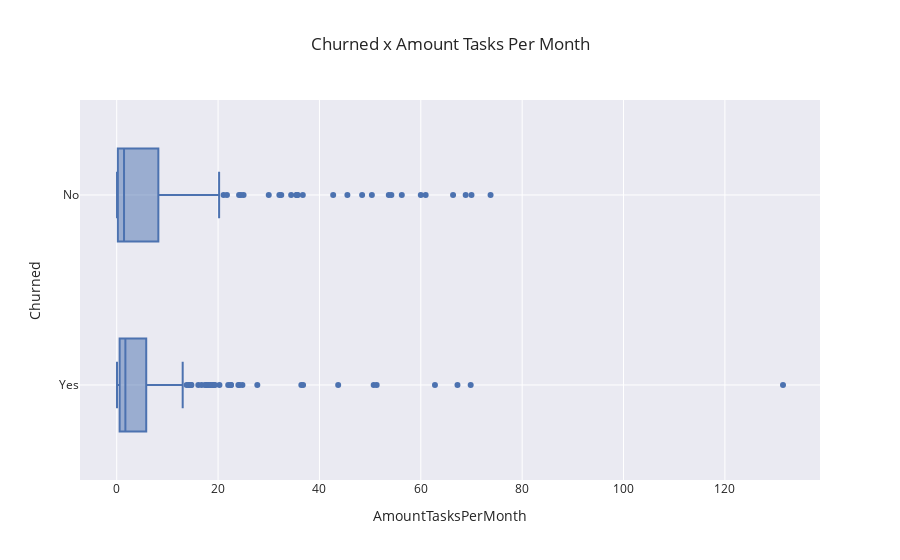

Notebook source saved alongside this figure:
### Code cell
# Statistics on churn x Amount Tasks Per Month
print(df.groupby('Churned').AmountTasksPerMonth.describe().round(1))
# Visualizing how churn interacts with monthly charges
fig = px.box(df, x = 'AmountTasksPerMonth', y = 'Churned', template = 'seaborn',
            title = 'Churned x Amount Tasks Per Month')
fig.show()

### Figure 1 — Plotly figure (JSON) as saved in the notebook; plotly's stock layout.template omitted (floating-point values rounded to 4 significant figures; data arrays with more than 128 entries replaced by an {"elided": "..."} marker saying what was removed)
{"data": [{"alignmentgroup": "True", "hovertemplate": "AmountTasksPerMonth=%{x}<br>Churned=%{y}<extra></extra>", "legendgroup": "", "marker": {"color": "rgb(76,114,176)"}, "name": "", "notched": false, "offsetgroup": "", "orientation": "h", "showlegend": false, "type": "box", "x": {"elided": "439 float values"}, "x0": " ", "xaxis": "x", "y": {"elided": "439 str values"}, "y0": " ", "yaxis": "y"}], "layout": {"boxmode": "group", "legend": {"tracegroupgap": 0}, "title": {"text": "Churned x Amount Tasks Per Month"}, "xaxis": {"anchor": "y", "domain": [0, 1], "title": {"text": "AmountTasksPerMonth"}}, "yaxis": {"anchor": "x", "domain": [0, 1], "title": {"text": "Churned"}}}}
